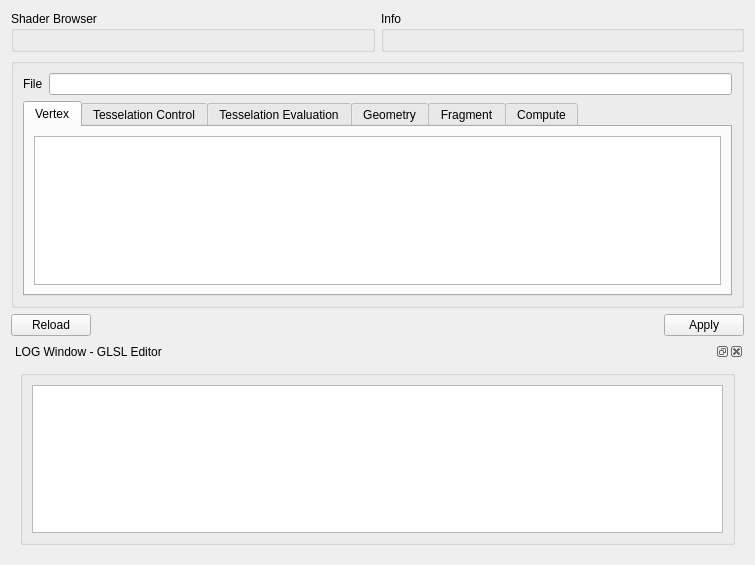
<?xml version="1.0" encoding="UTF-8"?>
<ui version="4.0">
 <class>GvQGLSLSourceEditor</class>
 <widget class="QWidget" name="GvQGLSLSourceEditor">
  <property name="windowModality">
   <enum>Qt::WindowModal</enum>
  </property>
  <property name="geometry">
   <rect>
    <x>0</x>
    <y>0</y>
    <width>755</width>
    <height>565</height>
   </rect>
  </property>
  <property name="windowTitle">
   <string>GLSL - Program Source Editor</string>
  </property>
  <layout class="QGridLayout" name="gridLayout_2">
   <item row="0" column="0" colspan="2">
    <widget class="QGroupBox" name="groupBox">
     <property name="title">
      <string>Shader Browser</string>
     </property>
     <layout class="QHBoxLayout" name="horizontalLayout"/>
    </widget>
   </item>
   <item row="0" column="2" colspan="2">
    <widget class="QGroupBox" name="groupBox_3">
     <property name="title">
      <string>Info</string>
     </property>
     <layout class="QHBoxLayout" name="horizontalLayout_2"/>
    </widget>
   </item>
   <item row="1" column="0" colspan="4">
    <widget class="QGroupBox" name="groupBox_2">
     <property name="title">
      <string/>
     </property>
     <layout class="QGridLayout" name="gridLayout">
      <item row="0" column="0">
       <widget class="QLabel" name="label">
        <property name="text">
         <string>File</string>
        </property>
       </widget>
      </item>
      <item row="0" column="1">
       <widget class="QLineEdit" name="_shaderFilenameLineEdit">
        <property name="readOnly">
         <bool>true</bool>
        </property>
       </widget>
      </item>
      <item row="1" column="0" colspan="2">
       <widget class="QTabWidget" name="tabWidget">
        <property name="enabled">
         <bool>true</bool>
        </property>
        <property name="currentIndex">
         <number>0</number>
        </property>
        <widget class="QWidget" name="tab">
         <attribute name="title">
          <string>Vertex</string>
         </attribute>
         <layout class="QVBoxLayout" name="verticalLayout_2">
          <item>
           <widget class="QTextEdit" name="_vertexShaderTextEdit"/>
          </item>
         </layout>
        </widget>
        <widget class="QWidget" name="tab_2">
         <attribute name="title">
          <string>Tesselation Control</string>
         </attribute>
         <layout class="QVBoxLayout" name="verticalLayout_3">
          <item>
           <widget class="QTextEdit" name="_tesselationControlShaderTextEdit"/>
          </item>
         </layout>
        </widget>
        <widget class="QWidget" name="tab_3">
         <attribute name="title">
          <string>Tesselation Evaluation</string>
         </attribute>
         <layout class="QVBoxLayout" name="verticalLayout_4">
          <item>
           <widget class="QTextEdit" name="_tesselationEvaluationShaderTextEdit"/>
          </item>
         </layout>
        </widget>
        <widget class="QWidget" name="tab_4">
         <attribute name="title">
          <string>Geometry</string>
         </attribute>
         <layout class="QVBoxLayout" name="verticalLayout_5">
          <item>
           <widget class="QTextEdit" name="_geometryShaderTextEdit"/>
          </item>
         </layout>
        </widget>
        <widget class="QWidget" name="tab_5">
         <attribute name="title">
          <string>Fragment</string>
         </attribute>
         <layout class="QVBoxLayout" name="verticalLayout_6">
          <item>
           <widget class="QTextEdit" name="_fragmentShaderTextEdit"/>
          </item>
         </layout>
        </widget>
        <widget class="QWidget" name="tab_6">
         <attribute name="title">
          <string>Compute</string>
         </attribute>
         <layout class="QVBoxLayout" name="verticalLayout_7">
          <item>
           <widget class="QTextEdit" name="_computeShaderTextEdit"/>
          </item>
         </layout>
        </widget>
       </widget>
      </item>
     </layout>
    </widget>
   </item>
   <item row="2" column="0">
    <widget class="QPushButton" name="_reloadButton">
     <property name="sizePolicy">
      <sizepolicy hsizetype="Fixed" vsizetype="Fixed">
       <horstretch>0</horstretch>
       <verstretch>0</verstretch>
      </sizepolicy>
     </property>
     <property name="text">
      <string>Reload</string>
     </property>
    </widget>
   </item>
   <item row="2" column="1" colspan="2">
    <spacer>
     <property name="orientation">
      <enum>Qt::Horizontal</enum>
     </property>
     <property name="sizeHint" stdset="0">
      <size>
       <width>533</width>
       <height>20</height>
      </size>
     </property>
    </spacer>
   </item>
   <item row="2" column="3">
    <widget class="QPushButton" name="_applyButton">
     <property name="sizePolicy">
      <sizepolicy hsizetype="Fixed" vsizetype="Fixed">
       <horstretch>0</horstretch>
       <verstretch>0</verstretch>
      </sizepolicy>
     </property>
     <property name="text">
      <string>Apply</string>
     </property>
    </widget>
   </item>
   <item row="3" column="0" colspan="4">
    <widget class="QDockWidget" name="_logWindowDockWidget">
     <property name="windowTitle">
      <string>LOG Window - GLSL Editor</string>
     </property>
     <widget class="QWidget" name="dockWidgetContents_2">
      <layout class="QVBoxLayout" name="verticalLayout_8">
       <item>
        <widget class="QGroupBox" name="groupBox_4">
         <property name="title">
          <string/>
         </property>
         <layout class="QVBoxLayout" name="verticalLayout">
          <item>
           <widget class="QTextEdit" name="_logWindowTextEdit">
            <property name="readOnly">
             <bool>true</bool>
            </property>
           </widget>
          </item>
         </layout>
        </widget>
       </item>
      </layout>
     </widget>
    </widget>
   </item>
  </layout>
  <zorder>_applyButton</zorder>
  <zorder>groupBox</zorder>
  <zorder>groupBox_3</zorder>
  <zorder>groupBox_2</zorder>
  <zorder>_reloadButton</zorder>
  <zorder>_logWindowDockWidget</zorder>
 </widget>
 <resources/>
 <connections/>
</ui>
